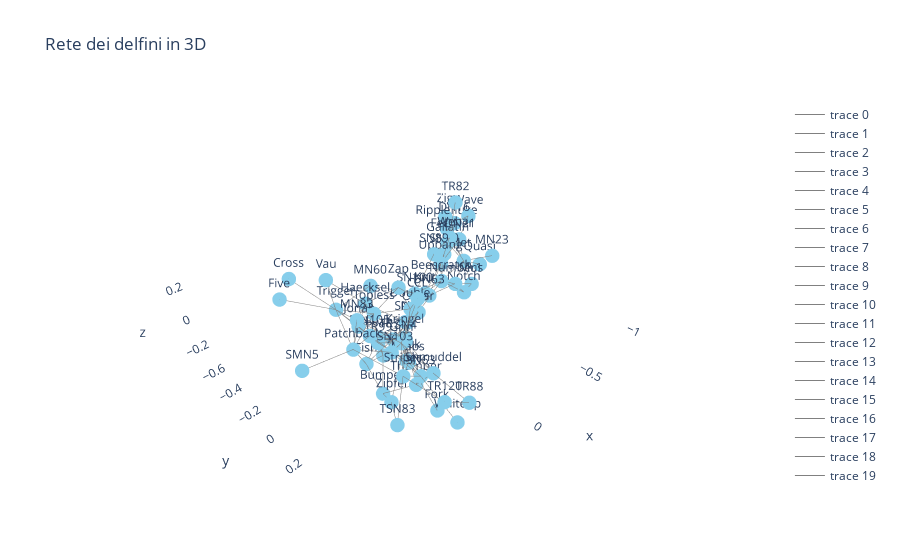

Notebook code for this chart:
### Code cell
# Creare layout 3D per la rete
pos_3d = nx.spring_layout(G, dim=3)

# Traccia degli archi
edge_trace = []
for edge in G.edges():
    x0, y0, z0 = pos_3d[edge[0]]
    x1, y1, z1 = pos_3d[edge[1]]
    edge_trace.append(go.Scatter3d(
        x=[x0, x1, None],
        y=[y0, y1, None],
        z=[z0, z1, None],
        mode='lines',
        line=dict(color='gray', width=1)
    ))

# Traccia dei nodi
node_trace = go.Scatter3d(
    x=[pos_3d[node][0] for node in G.nodes()],
    y=[pos_3d[node][1] for node in G.nodes()],
    z=[pos_3d[node][2] for node in G.nodes()],
    mode='markers+text',
    text=[node for node in G.nodes()],  # Usare l'ID del nodo come etichetta
    marker=dict(size=5, color='skyblue')
)

fig = go.Figure(data=edge_trace + [node_trace])
fig.update_layout(title="Rete dei delfini in 3D",
                  scene=dict(xaxis=dict(showbackground=False),
                             yaxis=dict(showbackground=False),
                             zaxis=dict(showbackground=False)))
fig.show()

### Figure 1 — Plotly figure (JSON) as saved in the notebook; plotly's stock layout.template omitted (floating-point values rounded to 4 significant figures)
{"data": [{"line": {"color": "gray", "width": 1}, "mode": "lines", "type": "scatter3d", "x": [0.2752, 0.3812, null], "y": [0.01291, 0.02872, null], "z": [-0.05175, -0.1549, null]}, {"line": {"color": "gray", "width": 1}, "mode": "lines", "type": "scatter3d", "x": [0.2752, 0.3, null], "y": [0.01291, 0.2172, null], "z": [-0.05175, 0.05554, null]}, {"line": {"color": "gray", "width": 1}, "mode": "lines", "type": "scatter3d", "x": [0.2752, 0.307, null], "y": [0.01291, -0.03228, null], "z": [-0.05175, 0.1606, null]}, {"line": {"color": "gray", "width": 1}, "mode": "lines", "type": "scatter3d", "x": [0.2752, 0.1464, null], "y": [0.01291, 0.07907, null], "z": [-0.05175, 0.01646, null]}, {"line": {"color": "gray", "width": 1}, "mode": "lines", "type": "scatter3d", "x": [0.2752, 0.2525, null], "y": [0.01291, 0.006908, null], "z": [-0.05175, -0.1959, null]}, {"line": {"color": "gray", "width": 1}, "mode": "lines", "type": "scatter3d", "x": [0.2752, 0.1567, null], "y": [0.01291, -0.02017, null], "z": [-0.05175, -0.1584, null]}, {"line": {"color": "gray", "width": 1}, "mode": "lines", "type": "scatter3d", "x": [-0.3484, -0.6635, null], "y": [-0.1361, -0.2295, null], "z": [-0.06913, -0.1007, null]}, {"line": {"color": "gray", "width": 1}, "mode": "lines", "type": "scatter3d", "x": [-0.3484, -0.2588, null], "y": [-0.1361, -0.1877, null], "z": [-0.06913, -0.1412, null]}, {"line": {"color": "gray", "width": 1}, "mode": "lines", "type": "scatter3d", "x": [-0.3484, -0.5165, null], "y": [-0.1361, -0.0909, null], "z": [-0.06913, -0.2158, null]}, {"line": {"color": "gray", "width": 1}, "mode": "lines", "type": "scatter3d", "x": [-0.3484, -0.4725, null], "y": [-0.1361, -0.1315, null], "z": [-0.06913, -0.1481, null]}, {"line": {"color": "gray", "width": 1}, "mode": "lines", "type": "scatter3d", "x": [-0.3484, -0.03237, null], "y": [-0.1361, -0.01237, null], "z": [-0.06913, -0.06936, null]}, {"line": {"color": "gray", "width": 1}, "mode": "lines", "type": "scatter3d", "x": [-0.3484, -0.00989, null], "y": [-0.1361, -0.01535, null], "z": [-0.06913, 0.06941, null]}, {"line": {"color": "gray", "width": 1}, "mode": "lines", "type": "scatter3d", "x": [-0.3484, -0.5544, null], "y": [-0.1361, -0.3082, null], "z": [-0.06913, -0.0362, null]}, {"line": {"color": "gray", "width": 1}, "mode": "lines", "type": "scatter3d", "x": [-0.3484, -0.4659, null], "y": [-0.1361, -0.252, null], "z": [-0.06913, -0.04482, null]}, {"line": {"color": "gray", "width": 1}, "mode": "lines", "type": "scatter3d", "x": [0.3979, 0.3812, null], "y": [0.1717, 0.02872, null], "z": [-0.2525, -0.1549, null]}, {"line": {"color": "gray", "width": 1}, "mode": "lines", "type": "scatter3d", "x": [0.3979, 0.2525, null], "y": [0.1717, 0.006908, null], "z": [-0.2525, -0.1959, null]}, {"line": {"color": "gray", "width": 1}, "mode": "lines", "type": "scatter3d", "x": [0.3979, 0.2877, null], "y": [0.1717, 0.3003, null], "z": [-0.2525, -0.1742, null]}, {"line": {"color": "gray", "width": 1}, "mode": "lines", "type": "scatter3d", "x": [0.3979, 0.4692, null], "y": [0.1717, 0.3251, null], "z": [-0.2525, -0.1336, null]}, {"line": {"color": "gray", "width": 1}, "mode": "lines", "type": "scatter3d", "x": [0.1667, 0.1279, null], "y": [0.194, 0.09803, null], "z": [0.2352, 0.1016, null]}, {"line": {"color": "gray", "width": 1}, "mode": "lines", "type": "scatter3d", "x": [0.1667, 0.3, null], "y": [0.194, 0.2172, null], "z": [0.2352, 0.05554, null]}, {"line": {"color": "gray", "width": 1}, "mode": "lines", "type": "scatter3d", "x": [0.1667, 0.1463, null], "y": [0.194, 0.03446, null], "z": [0.2352, 0.2107, null]}, {"line": {"color": "gray", "width": 1}, "mode": "lines", "type": "scatter3d", "x": [0.563, 0.4565, null], "y": [-0.2636, -0.0634, null], "z": [0.3185, 0.1878, null]}, {"line": {"color": "gray", "width": 1}, "mode": "lines", "type": "scatter3d", "x": [-0.7754, -0.7308, null], "y": [-0.423, -0.396, null], "z": [0.07015, -0.02844, null]}, {"line": {"color": "gray", "width": 1}, "mode": "lines", "type": "scatter3d", "x": [-0.7754, -0.6702, null], "y": [-0.423, -0.3854, null], "z": [0.07015, -0.02958, null]}, {"line": {"color": "gray", "width": 1}, "mode": "lines", "type": "scatter3d", "x": [-0.7754, -0.8948, null], "y": [-0.423, -0.4017, null], "z": [0.07015, 0.09071, null]}, {"line": {"color": "gray", "width": 1}, "mode": "lines", "type": "scatter3d", "x": [-0.7754, -0.6081, null], "y": [-0.423, -0.3131, null], "z": [0.07015, 0.06354, null]}, {"line": {"color": "gray", "width": 1}, "mode": "lines", "type": "scatter3d", "x": [-0.7081, -0.7308, null], "y": [-0.316, -0.396, null], "z": [0.01172, -0.02844, null]}, {"line": {"color": "gray", "width": 1}, "mode": "lines", "type": "scatter3d", "x": [-0.7081, -0.6702, null], "y": [-0.316, -0.3854, null], "z": [0.01172, -0.02958, null]}, {"line": {"color": "gray", "width": 1}, "mode": "lines", "type": "scatter3d", "x": [-0.7081, -0.6635, null], "y": [-0.316, -0.2295, null], "z": [0.01172, -0.1007, null]}, {"line": {"color": "gray", "width": 1}, "mode": "lines", "type": "scatter3d", "x": [-0.7081, -0.4659, null], "y": [-0.316, -0.252, null], "z": [0.01172, -0.04482, null]}, {"line": {"color": "gray", "width": 1}, "mode": "lines", "type": "scatter3d", "x": [-0.7081, -0.8948, null], "y": [-0.316, -0.4017, null], "z": [0.01172, 0.09071, null]}, {"line": {"color": "gray", "width": 1}, "mode": "lines", "type": "scatter3d", "x": [-0.7081, -0.6081, null], "y": [-0.316, -0.3131, null], "z": [0.01172, 0.06354, null]}, {"line": {"color": "gray", "width": 1}, "mode": "lines", "type": "scatter3d", "x": [-0.2031, -0.2588, null], "y": [-0.09724, -0.1877, null], "z": [-0.08451, -0.1412, null]}, {"line": {"color": "gray", "width": 1}, "mode": "lines", "type": "scatter3d", "x": [-0.2031, -0.4725, null], "y": [-0.09724, -0.1315, null], "z": [-0.08451, -0.1481, null]}, {"line": {"color": "gray", "width": 1}, "mode": "lines", "type": "scatter3d", "x": [-0.2031, -0.01947, null], "y": [-0.09724, -0.09068, null], "z": [-0.08451, -0.1798, null]}, {"line": {"color": "gray", "width": 1}, "mode": "lines", "type": "scatter3d", "x": [-0.2031, 0.1464, null], "y": [-0.09724, 0.07907, null], "z": [-0.08451, 0.01646, null]}, {"line": {"color": "gray", "width": 1}, "mode": "lines", "type": "scatter3d", "x": [-0.2031, -0.4659, null], "y": [-0.09724, -0.252, null], "z": [-0.08451, -0.04482, null]}, {"line": {"color": "gray", "width": 1}, "mode": "lines", "type": "scatter3d", "x": [0.1279, 0.1866, null], "y": [0.09803, 0.1148, null], "z": [0.1016, -0.0437, null]}, {"line": {"color": "gray", "width": 1}, "mode": "lines", "type": "scatter3d", "x": [0.1279, -0.03237, null], "y": [0.09803, -0.01237, null], "z": [0.1016, -0.06936, null]}, {"line": {"color": "gray", "width": 1}, "mode": "lines", "type": "scatter3d", "x": [0.1279, 0.2574, null], "y": [0.09803, 0.2019, null], "z": [0.1016, 0.03288, null]}, {"line": {"color": "gray", "width": 1}, "mode": "lines", "type": "scatter3d", "x": [0.1279, 0.3207, null], "y": [0.09803, 0.04867, null], "z": [0.1016, 0.1501, null]}, {"line": {"color": "gray", "width": 1}, "mode": "lines", "type": "scatter3d", "x": [0.1279, 0.1463, null], "y": [0.09803, 0.03446, null], "z": [0.1016, 0.2107, null]}, {"line": {"color": "gray", "width": 1}, "mode": "lines", "type": "scatter3d", "x": [-0.7308, -0.6702, null], "y": [-0.396, -0.3854, null], "z": [-0.02844, -0.02958, null]}, {"line": {"color": "gray", "width": 1}, "mode": "lines", "type": "scatter3d", "x": [-0.7308, -0.6635, null], "y": [-0.396, -0.2295, null], "z": [-0.02844, -0.1007, null]}, {"line": {"color": "gray", "width": 1}, "mode": "lines", "type": "scatter3d", "x": [-0.7308, -0.8482, null], "y": [-0.396, -0.5581, null], "z": [-0.02844, -0.0509, null]}, {"line": {"color": "gray", "width": 1}, "mode": "lines", "type": "scatter3d", "x": [-0.7308, -0.5544, null], "y": [-0.396, -0.3082, null], "z": [-0.02844, -0.0362, null]}, {"line": {"color": "gray", "width": 1}, "mode": "lines", "type": "scatter3d", "x": [-0.7308, -0.6081, null], "y": [-0.396, -0.3131, null], "z": [-0.02844, 0.06354, null]}, {"line": {"color": "gray", "width": 1}, "mode": "lines", "type": "scatter3d", "x": [0.3812, 0.4992, null], "y": [0.02872, 0.1089, null], "z": [-0.1549, 0.07363, null]}, {"line": {"color": "gray", "width": 1}, "mode": "lines", "type": "scatter3d", "x": [0.3812, 0.2525, null], "y": [0.02872, 0.006908, null], "z": [-0.1549, -0.1959, null]}, {"line": {"color": "gray", "width": 1}, "mode": "lines", "type": "scatter3d", "x": [0.3812, 0.1567, null], "y": [0.02872, -0.02017, null], "z": [-0.1549, -0.1584, null]}, {"line": {"color": "gray", "width": 1}, "mode": "lines", "type": "scatter3d", "x": [0.6483, 0.4565, null], "y": [-0.2194, -0.0634, null], "z": [0.2665, 0.1878, null]}, {"line": {"color": "gray", "width": 1}, "mode": "lines", "type": "scatter3d", "x": [0.2913, 0.3077, null], "y": [0.4509, 0.2745, null], "z": [-0.2348, -0.02652, null]}, {"line": {"color": "gray", "width": 1}, "mode": "lines", "type": "scatter3d", "x": [-0.6702, -0.6635, null], "y": [-0.3854, -0.2295, null], "z": [-0.02958, -0.1007, null]}, {"line": {"color": "gray", "width": 1}, "mode": "lines", "type": "scatter3d", "x": [-0.6702, -0.8482, null], "y": [-0.3854, -0.5581, null], "z": [-0.02958, -0.0509, null]}, {"line": {"color": "gray", "width": 1}, "mode": "lines", "type": "scatter3d", "x": [-0.6702, -0.5544, null], "y": [-0.3854, -0.3082, null], "z": [-0.02958, -0.0362, null]}, {"line": {"color": "gray", "width": 1}, "mode": "lines", "type": "scatter3d", "x": [-0.6702, -0.4659, null], "y": [-0.3854, -0.252, null], "z": [-0.02958, -0.04482, null]}, {"line": {"color": "gray", "width": 1}, "mode": "lines", "type": "scatter3d", "x": [-0.6702, -0.6081, null], "y": [-0.3854, -0.3131, null], "z": [-0.02958, 0.06354, null]}, {"line": {"color": "gray", "width": 1}, "mode": "lines", "type": "scatter3d", "x": [0.3, 0.2774, null], "y": [0.2172, 0.2221, null], "z": [0.05554, -0.06837, null]}, {"line": {"color": "gray", "width": 1}, "mode": "lines", "type": "scatter3d", "x": [0.3, 0.4321, null], "y": [0.2172, 0.06497, null], "z": [0.05554, 0.1835, null]}, {"line": {"color": "gray", "width": 1}, "mode": "lines", "type": "scatter3d", "x": [0.3, 0.3077, null], "y": [0.2172, 0.2745, null], "z": [0.05554, -0.02652, null]}, {"line": {"color": "gray", "width": 1}, "mode": "lines", "type": "scatter3d", "x": [0.3, 0.2905, null], "y": [0.2172, 0.421, null], "z": [0.05554, -0.005014, null]}, {"line": {"color": "gray", "width": 1}, "mode": "lines", "type": "scatter3d", "x": [0.3, 0.2574, null], "y": [0.2172, 0.2019, null], "z": [0.05554, 0.03288, null]}, {"line": {"color": "gray", "width": 1}, "mode": "lines", "type": "scatter3d", "x": [0.3, 0.2995, null], "y": [0.2172, 0.3468, null], "z": [0.05554, -0.07162, null]}, {"line": {"color": "gray", "width": 1}, "mode": "lines", "type": "scatter3d", "x": [0.3, 0.1464, null], "y": [0.2172, 0.07907, null], "z": [0.05554, 0.01646, null]}, {"line": {"color": "gray", "width": 1}, "mode": "lines", "type": "scatter3d", "x": [0.3, 0.4237, null], "y": [0.2172, 0.3641, null], "z": [0.05554, 0.0309, null]}, {"line": {"color": "gray", "width": 1}, "mode": "lines", "type": "scatter3d", "x": [0.3, 0.3378, null], "y": [0.2172, 0.08558, null], "z": [0.05554, -0.002434, null]}, {"line": {"color": "gray", "width": 1}, "mode": "lines", "type": "scatter3d", "x": [0.3, 0.3676, null], "y": [0.2172, 0.2235, null], "z": [0.05554, 0.04449, null]}, {"line": {"color": "gray", "width": 1}, "mode": "lines", "type": "scatter3d", "x": [0.307, 0.3976, null], "y": [-0.03228, 0.02045, null], "z": [0.1606, 0.09972, null]}, {"line": {"color": "gray", "width": 1}, "mode": "lines", "type": "scatter3d", "x": [0.307, 0.4321, null], "y": [-0.03228, 0.06497, null], "z": [0.1606, 0.1835, null]}, {"line": {"color": "gray", "width": 1}, "mode": "lines", "type": "scatter3d", "x": [0.307, 0.1464, null], "y": [-0.03228, 0.07907, null], "z": [0.1606, 0.01646, null]}, {"line": {"color": "gray", "width": 1}, "mode": "lines", "type": "scatter3d", "x": [0.307, 0.3207, null], "y": [-0.03228, 0.04867, null], "z": [0.1606, 0.1501, null]}, {"line": {"color": "gray", "width": 1}, "mode": "lines", "type": "scatter3d", "x": [0.307, 0.4387, null], "y": [-0.03228, -0.1457, null], "z": [0.1606, 0.3092, null]}, {"line": {"color": "gray", "width": 1}, "mode": "lines", "type": "scatter3d", "x": [0.307, 0.1463, null], "y": [-0.03228, 0.03446, null], "z": [0.1606, 0.2107, null]}, {"line": {"color": "gray", "width": 1}, "mode": "lines", "type": "scatter3d", "x": [0.2774, 0.1866, null], "y": [0.2221, 0.1148, null], "z": [-0.06837, -0.0437, null]}, {"line": {"color": "gray", "width": 1}, "mode": "lines", "type": "scatter3d", "x": [0.2774, 0.3077, null], "y": [0.2221, 0.2745, null], "z": [-0.06837, -0.02652, null]}, {"line": {"color": "gray", "width": 1}, "mode": "lines", "type": "scatter3d", "x": [0.2774, 0.2574, null], "y": [0.2221, 0.2019, null], "z": [-0.06837, 0.03288, null]}, {"line": {"color": "gray", "width": 1}, "mode": "lines", "type": "scatter3d", "x": [0.2774, 0.2995, null], "y": [0.2221, 0.3468, null], "z": [-0.06837, -0.07162, null]}, {"line": {"color": "gray", "width": 1}, "mode": "lines", "type": "scatter3d", "x": [0.2774, 0.3378, null], "y": [0.2221, 0.08558, null], "z": [-0.06837, -0.002434, null]}, {"line": {"color": "gray", "width": 1}, "mode": "lines", "type": "scatter3d", "x": [-0.6635, -0.8944, null], "y": [-0.2295, -0.1669, null], "z": [-0.1007, -0.1326, null]}, {"line": {"color": "gray", "width": 1}, "mode": "lines", "type": "scatter3d", "x": [-0.6635, -0.6362, null], "y": [-0.2295, -0.1275, null], "z": [-0.1007, -0.2257, null]}, {"line": {"color": "gray", "width": 1}, "mode": "lines", "type": "scatter3d", "x": [-0.6635, -0.4725, null], "y": [-0.2295, -0.1315, null], "z": [-0.1007, -0.1481, null]}, {"line": {"color": "gray", "width": 1}, "mode": "lines", "type": "scatter3d", "x": [-0.6635, -0.8685, null], "y": [-0.2295, -0.2501, null], "z": [-0.1007, -0.2276, null]}, {"line": {"color": "gray", "width": 1}, "mode": "lines", "type": "scatter3d", "x": [-0.6635, -0.6081, null], "y": [-0.2295, -0.3131, null], "z": [-0.1007, 0.06354, null]}, {"line": {"color": "gray", "width": 1}, "mode": "lines", "type": "scatter3d", "x": [0.3976, 0.1866, null], "y": [0.02045, 0.1148, null], "z": [0.09972, -0.0437, null]}, {"line": {"color": "gray", "width": 1}, "mode": "lines", "type": "scatter3d", "x": [0.3976, 0.4126, null], "y": [0.02045, 0.1271, null], "z": [0.09972, 0.1143, null]}, {"line": {"color": "gray", "width": 1}, "mode": "lines", "type": "scatter3d", "x": [0.3976, 0.4321, null], "y": [0.02045, 0.06497, null], "z": [0.09972, 0.1835, null]}, {"line": {"color": "gray", "width": 1}, "mode": "lines", "type": "scatter3d", "x": [0.3976, 0.4992, null], "y": [0.02045, 0.1089, null], "z": [0.09972, 0.07363, null]}, {"line": {"color": "gray", "width": 1}, "mode": "lines", "type": "scatter3d", "x": [0.3976, 0.3207, null], "y": [0.02045, 0.04867, null], "z": [0.09972, 0.1501, null]}, {"line": {"color": "gray", "width": 1}, "mode": "lines", "type": "scatter3d", "x": [0.3976, 0.4565, null], "y": [0.02045, -0.0634, null], "z": [0.09972, 0.1878, null]}, {"line": {"color": "gray", "width": 1}, "mode": "lines", "type": "scatter3d", "x": [-0.2588, -0.01947, null], "y": [-0.1877, -0.09068, null], "z": [-0.1412, -0.1798, null]}, {"line": {"color": "gray", "width": 1}, "mode": "lines", "type": "scatter3d", "x": [-0.2588, -0.4659, null], "y": [-0.1877, -0.252, null], "z": [-0.1412, -0.04482, null]}, {"line": {"color": "gray", "width": 1}, "mode": "lines", "type": "scatter3d", "x": [0.1866, -0.03237, null], "y": [0.1148, -0.01237, null], "z": [-0.0437, -0.06936, null]}, {"line": {"color": "gray", "width": 1}, "mode": "lines", "type": "scatter3d", "x": [0.1866, -0.00989, null], "y": [0.1148, -0.01535, null], "z": [-0.0437, 0.06941, null]}, {"line": {"color": "gray", "width": 1}, "mode": "lines", "type": "scatter3d", "x": [0.1866, 0.2995, null], "y": [0.1148, 0.3468, null], "z": [-0.0437, -0.07162, null]}, {"line": {"color": "gray", "width": 1}, "mode": "lines", "type": "scatter3d", "x": [0.1866, 0.2877, null], "y": [0.1148, 0.3003, null], "z": [-0.0437, -0.1742, null]}, {"line": {"color": "gray", "width": 1}, "mode": "lines", "type": "scatter3d", "x": [0.1866, 0.1567, null], "y": [0.1148, -0.02017, null], "z": [-0.0437, -0.1584, null]}, {"line": {"color": "gray", "width": 1}, "mode": "lines", "type": "scatter3d", "x": [0.1866, 0.3378, null], "y": [0.1148, 0.08558, null], "z": [-0.0437, -0.002434, null]}, {"line": {"color": "gray", "width": 1}, "mode": "lines", "type": "scatter3d", "x": [0.4126, 0.4992, null], "y": [0.1271, 0.1089, null], "z": [0.1143, 0.07363, null]}, {"line": {"color": "gray", "width": 1}, "mode": "lines", "type": "scatter3d", "x": [0.4126, 0.3077, null], "y": [0.1271, 0.2745, null], "z": [0.1143, -0.02652, null]}, {"line": {"color": "gray", "width": 1}, "mode": "lines", "type": "scatter3d", "x": [0.4126, 0.2574, null], "y": [0.1271, 0.2019, null], "z": [0.1143, 0.03288, null]}, {"line": {"color": "gray", "width": 1}, "mode": "lines", "type": "scatter3d", "x": [0.4126, 0.3207, null], "y": [0.1271, 0.04867, null], "z": [0.1143, 0.1501, null]}, {"line": {"color": "gray", "width": 1}, "mode": "lines", "type": "scatter3d", "x": [0.4126, 0.4565, null], "y": [0.1271, -0.0634, null], "z": [0.1143, 0.1878, null]}, {"line": {"color": "gray", "width": 1}, "mode": "lines", "type": "scatter3d", "x": [0.2221, -0.00989, null], "y": [-0.09396, -0.01535, null], "z": [0.1956, 0.06941, null]}, {"line": {"color": "gray", "width": 1}, "mode": "lines", "type": "scatter3d", "x": [0.2221, 0.3207, null], "y": [-0.09396, 0.04867, null], "z": [0.1956, 0.1501, null]}, {"line": {"color": "gray", "width": 1}, "mode": "lines", "type": "scatter3d", "x": [0.2221, 0.4565, null], "y": [-0.09396, -0.0634, null], "z": [0.1956, 0.1878, null]}, {"line": {"color": "gray", "width": 1}, "mode": "lines", "type": "scatter3d", "x": [0.4321, 0.4992, null], "y": [0.06497, 0.1089, null], "z": [0.1835, 0.07363, null]}, {"line": {"color": "gray", "width": 1}, "mode": "lines", "type": "scatter3d", "x": [0.4321, 0.3207, null], "y": [0.06497, 0.04867, null], "z": [0.1835, 0.1501, null]}, {"line": {"color": "gray", "width": 1}, "mode": "lines", "type": "scatter3d", "x": [0.4321, 0.4565, null], "y": [0.06497, -0.0634, null], "z": [0.1835, 0.1878, null]}, {"line": {"color": "gray", "width": 1}, "mode": "lines", "type": "scatter3d", "x": [-0.6362, -0.5165, null], "y": [-0.1275, -0.0909, null], "z": [-0.2257, -0.2158, null]}, {"line": {"color": "gray", "width": 1}, "mode": "lines", "type": "scatter3d", "x": [-0.6362, -0.4725, null], "y": [-0.1275, -0.1315, null], "z": [-0.2257, -0.1481, null]}, {"line": {"color": "gray", "width": 1}, "mode": "lines", "type": "scatter3d", "x": [-0.5165, -0.4725, null], "y": [-0.0909, -0.1315, null], "z": [-0.2158, -0.1481, null]}, {"line": {"color": "gray", "width": 1}, "mode": "lines", "type": "scatter3d", "x": [-0.03237, -0.01947, null], "y": [-0.01237, -0.09068, null], "z": [-0.06936, -0.1798, null]}, {"line": {"color": "gray", "width": 1}, "mode": "lines", "type": "scatter3d", "x": [-0.03237, 0.1567, null], "y": [-0.01237, -0.02017, null], "z": [-0.06936, -0.1584, null]}, {"line": {"color": "gray", "width": 1}, "mode": "lines", "type": "scatter3d", "x": [0.4992, 0.7593, null], "y": [0.1089, 0.1019, null], "z": [0.07363, 0.1175, null]}, {"line": {"color": "gray", "width": 1}, "mode": "lines", "type": "scatter3d", "x": [0.4992, 0.4237, null], "y": [0.1089, 0.3641, null], "z": [0.07363, 0.0309, null]}, {"line": {"color": "gray", "width": 1}, "mode": "lines", "type": "scatter3d", "x": [0.4992, 0.3207, null], "y": [0.1089, 0.04867, null], "z": [0.07363, 0.1501, null]}, {"line": {"color": "gray", "width": 1}, "mode": "lines", "type": "scatter3d", "x": [0.4992, 0.4565, null], "y": [0.1089, -0.0634, null], "z": [0.07363, 0.1878, null]}, {"line": {"color": "gray", "width": 1}, "mode": "lines", "type": "scatter3d", "x": [0.4992, 0.3676, null], "y": [0.1089, 0.2235, null], "z": [0.07363, 0.04449, null]}, {"line": {"color": "gray", "width": 1}, "mode": "lines", "type": "scatter3d", "x": [-0.01947, 0.2525, null], "y": [-0.09068, 0.006908, null], "z": [-0.1798, -0.1959, null]}, {"line": {"color": "gray", "width": 1}, "mode": "lines", "type": "scatter3d", "x": [-0.01947, 0.1567, null], "y": [-0.09068, -0.02017, null], "z": [-0.1798, -0.1584, null]}, {"line": {"color": "gray", "width": 1}, "mode": "lines", "type": "scatter3d", "x": [-0.8482, -1, null], "y": [-0.5581, -0.717, null], "z": [-0.0509, -0.06425, null]}, {"line": {"color": "gray", "width": 1}, "mode": "lines", "type": "scatter3d", "x": [0.3077, 0.2905, null], "y": [0.2745, 0.421, null], "z": [-0.02652, -0.005014, null]}, {"line": {"color": "gray", "width": 1}, "mode": "lines", "type": "scatter3d", "x": [0.3077, 0.2574, null], "y": [0.2745, 0.2019, null], "z": [-0.02652, 0.03288, null]}, {"line": {"color": "gray", "width": 1}, "mode": "lines", "type": "scatter3d", "x": [0.3077, 0.2995, null], "y": [0.2745, 0.3468, null], "z": [-0.02652, -0.07162, null]}, {"line": {"color": "gray", "width": 1}, "mode": "lines", "type": "scatter3d", "x": [0.3077, 0.1464, null], "y": [0.2745, 0.07907, null], "z": [-0.02652, 0.01646, null]}, {"line": {"color": "gray", "width": 1}, "mode": "lines", "type": "scatter3d", "x": [0.3077, 0.4237, null], "y": [0.2745, 0.3641, null], "z": [-0.02652, 0.0309, null]}, {"line": {"color": "gray", "width": 1}, "mode": "lines", "type": "scatter3d", "x": [0.3077, 0.3378, null], "y": [0.2745, 0.08558, null], "z": [-0.02652, -0.002434, null]}, {"line": {"color": "gray", "width": 1}, "mode": "lines", "type": "scatter3d", "x": [0.2905, 0.2574, null], "y": [0.421, 0.2019, null], "z": [-0.005014, 0.03288, null]}, {"line": {"color": "gray", "width": 1}, "mode": "lines", "type": "scatter3d", "x": [0.2905, 0.2877, null], "y": [0.421, 0.3003, null], "z": [-0.005014, -0.1742, null]}, {"line": {"color": "gray", "width": 1}, "mode": "lines", "type": "scatter3d", "x": [0.2905, 0.3315, null], "y": [0.421, 0.6702, null], "z": [-0.005014, 0.03215, null]}, {"line": {"color": "gray", "width": 1}, "mode": "lines", "type": "scatter3d", "x": [-0.00989, 0.2574, null], "y": [-0.01535, 0.2019, null], "z": [0.06941, 0.03288, null]}, {"line": {"color": "gray", "width": 1}, "mode": "lines", "type": "scatter3d", "x": [-0.00989, -0.3228, null], "y": [-0.01535, -0.1761, null], "z": [0.06941, 0.1163, null]}, {"line": {"color": "gray", "width": 1}, "mode": "lines", "type": "scatter3d", "x": [-0.00989, 0.1464, null], "y": [-0.01535, 0.07907, null], "z": [0.06941, 0.01646, null]}, {"line": {"color": "gray", "width": 1}, "mode": "lines", "type": "scatter3d", "x": [-0.00989, 0.1463, null], "y": [-0.01535, 0.03446, null], "z": [0.06941, 0.2107, null]}, {"line": {"color": "gray", "width": 1}, "mode": "lines", "type": "scatter3d", "x": [0.2574, 0.1464, null], "y": [0.2019, 0.07907, null], "z": [0.03288, 0.01646, null]}, {"line": {"color": "gray", "width": 1}, "mode": "lines", "type": "scatter3d", "x": [0.2574, 0.4237, null], "y": [0.2019, 0.3641, null], "z": [0.03288, 0.0309, null]}, {"line": {"color": "gray", "width": 1}, "mode": "lines", "type": "scatter3d", "x": [0.2574, 0.3207, null], "y": [0.2019, 0.04867, null], "z": [0.03288, 0.1501, null]}, {"line": {"color": "gray", "width": 1}, "mode": "lines", "type": "scatter3d", "x": [0.2574, 0.4692, null], "y": [0.2019, 0.3251, null], "z": [0.03288, -0.1336, null]}, {"line": {"color": "gray", "width": 1}, "mode": "lines", "type": "scatter3d", "x": [0.2995, 0.4237, null], "y": [0.3468, 0.3641, null], "z": [-0.07162, 0.0309, null]}, {"line": {"color": "gray", "width": 1}, "mode": "lines", "type": "scatter3d", "x": [0.2995, 0.2877, null], "y": [0.3468, 0.3003, null], "z": [-0.07162, -0.1742, null]}, {"line": {"color": "gray", "width": 1}, "mode": "lines", "type": "scatter3d", "x": [0.2995, 0.3676, null], "y": [0.3468, 0.2235, null], "z": [-0.07162, 0.04449, null]}, {"line": {"color": "gray", "width": 1}, "mode": "lines", "type": "scatter3d", "x": [0.2995, 0.3023, null], "y": [0.3468, 0.5886, null], "z": [-0.07162, -0.192, null]}, {"line": {"color": "gray", "width": 1}, "mode": "lines", "type": "scatter3d", "x": [-0.3228, -0.6081, null], "y": [-0.1761, -0.3131, null], "z": [0.1163, 0.06354, null]}, {"line": {"color": "gray", "width": 1}, "mode": "lines", "type": "scatter3d", "x": [0.1464, 0.3676, null], "y": [0.07907, 0.2235, null], "z": [0.01646, 0.04449, null]}, {"line": {"color": "gray", "width": 1}, "mode": "lines", "type": "scatter3d", "x": [-0.5544, -0.4659, null], "y": [-0.3082, -0.252, null], "z": [-0.0362, -0.04482, null]}, {"line": {"color": "gray", "width": 1}, "mode": "lines", "type": "scatter3d", "x": [-0.5544, -0.6081, null], "y": [-0.3082, -0.3131, null], "z": [-0.0362, 0.06354, null]}, {"line": {"color": "gray", "width": 1}, "mode": "lines", "type": "scatter3d", "x": [0.2525, 0.1567, null], "y": [0.006908, -0.02017, null], "z": [-0.1959, -0.1584, null]}, {"line": {"color": "gray", "width": 1}, "mode": "lines", "type": "scatter3d", "x": [0.2525, 0.3378, null], "y": [0.006908, 0.08558, null], "z": [-0.1959, -0.002434, null]}, {"line": {"color": "gray", "width": 1}, "mode": "lines", "type": "scatter3d", "x": [0.4237, 0.431, null], "y": [0.3641, 0.6215, null], "z": [0.0309, 0.07671, null]}, {"line": {"color": "gray", "width": 1}, "mode": "lines", "type": "scatter3d", "x": [0.4237, 0.5678, null], "y": [0.3641, 0.4804, null], "z": [0.0309, -0.07023, null]}, {"line": {"color": "gray", "width": 1}, "mode": "lines", "type": "scatter3d", "x": [0.3207, 0.3378, null], "y": [0.04867, 0.08558, null], "z": [0.1501, -0.002434, null]}, {"line": {"color": "gray", "width": 1}, "mode": "lines", "type": "scatter3d", "x": [0.3207, 0.4565, null], "y": [0.04867, -0.0634, null], "z": [0.1501, 0.1878, null]}, {"line": {"color": "gray", "width": 1}, "mode": "lines", "type": "scatter3d", "x": [0.3207, 0.1463, null], "y": [0.04867, 0.03446, null], "z": [0.1501, 0.2107, null]}, {"line": {"color": "gray", "width": 1}, "mode": "lines", "type": "scatter3d", "x": [0.431, 0.3315, null], "y": [0.6215, 0.6702, null], "z": [0.07671, 0.03215, null]}, {"line": {"color": "gray", "width": 1}, "mode": "lines", "type": "scatter3d", "x": [-0.7347, -0.6081, null], "y": [-0.3853, -0.3131, null], "z": [0.2492, 0.06354, null]}, {"line": {"color": "gray", "width": 1}, "mode": "lines", "type": "scatter3d", "x": [0.3378, 0.4565, null], "y": [0.08558, -0.0634, null], "z": [-0.002434, 0.1878, null]}, {"line": {"color": "gray", "width": 1}, "mode": "lines", "type": "scatter3d", "x": [0.4565, 0.4387, null], "y": [-0.0634, -0.1457, null], "z": [0.1878, 0.3092, null]}, {"line": {"color": "gray", "width": 1}, "mode": "lines", "type": "scatter3d", "x": [0.5678, 0.4692, null], "y": [0.4804, 0.3251, null], "z": [-0.07023, -0.1336, null]}, {"line": {"color": "gray", "width": 1}, "mode": "lines", "type": "scatter3d", "x": [-0.4659, -0.6081, null], "y": [-0.252, -0.3131, null], "z": [-0.04482, 0.06354, null]}, {"marker": {"color": "skyblue", "size": 5}, "mode": "markers+text", "text": ["Beak", "Beescratch", "Bumper", "CCL", "Cross", "DN16", "DN21", "DN63", "Double", "Feather", "Fish", "Five", "Fork", "Gallatin", "Grin", "Haecksel", "Hook", "Jet", "Jonah", "Knit", "Kringel", "MN105", "MN23", "MN60", "MN83", "Mus", "Notch", "Number1", "Oscar", "Patchback", "PL", "Quasi", "Ripplefluke", "Scabs", "Shmuddel", "SMN5", "SN100", "SN4", "SN63", "SN89", "SN9", "SN90", "SN96", "Stripes", "Thumper", "Topless", "TR120", "TR77", "TR82", "TR88", "TR99", "Trigger", "TSN103", "TSN83", "Upbang", "Vau", "Wave", "Web", "Whitetip", "Zap", "Zig", "Zipfel"], "type": "scatter3d", "x": [0.2752, -0.3484, 0.3979, 0.1667, 0.563, -0.7754, -0.7081, -0.2031, 0.1279, -0.7308, 0.3812, 0.6483, 0.2913, -0.6702, 0.3, 0.307, 0.2774, -0.6635, 0.3976, -0.2588, 0.1866, 0.4126, -0.8944, 0.2221, 0.4321, -0.6362, -0.5165, -0.4725, -0.03237, 0.4992, -0.01947, -0.8685, -0.8482, 0.3077, 0.2905, 0.7593, -0.00989, 0.2574, 0.2995, -0.3228, 0.1464, -0.5544, 0.2525, 0.4237, 0.2877, 0.3207, 0.431, 0.1567, -0.7347, 0.3315, 0.3378, 0.4565, 0.3676, 0.5678, -0.4659, 0.4387, -0.8948, -0.6081, 0.3023, 0.1463, -1, 0.4692], "y": [0.01291, -0.1361, 0.1717, 0.194, -0.2636, -0.423, -0.316, -0.09724, 0.09803, -0.396, 0.02872, -0.2194, 0.4509, -0.3854, 0.2172, -0.03228, 0.2221, -0.2295, 0.02045, -0.1877, 0.1148, 0.1271, -0.1669, -0.09396, 0.06497, -0.1275, -0.0909, -0.1315, -0.01237, 0.1089, -0.09068, -0.2501, -0.5581, 0.2745, 0.421, 0.1019, -0.01535, 0.2019, 0.3468, -0.1761, 0.07907, -0.3082, 0.006908, 0.3641, 0.3003, 0.04867, 0.6215, -0.02017, -0.3853, 0.6702, 0.08558, -0.0634, 0.2235, 0.4804, -0.252, -0.1457, -0.4017, -0.3131, 0.5886, 0.03446, -0.717, 0.3251], "z": [-0.05175, -0.06913, -0.2525, 0.2352, 0.3185, 0.07015, 0.01172, -0.08451, 0.1016, -0.02844, -0.1549, 0.2665, -0.2348, -0.02958, 0.05554, 0.1606, -0.06837, -0.1007, 0.09972, -0.1412, -0.0437, 0.1143, -0.1326, 0.1956, 0.1835, -0.2257, -0.2158, -0.1481, -0.06936, 0.07363, -0.1798, -0.2276, -0.0509, -0.02652, -0.005014, 0.1175, 0.06941, 0.03288, -0.07162, 0.1163, 0.01646, -0.0362, -0.1959, 0.0309, -0.1742, 0.1501, 0.07671, -0.1584, 0.2492, 0.03215, -0.002434, 0.1878, 0.04449, -0.07023, -0.04482, 0.3092, 0.09071, 0.06354, -0.192, 0.2107, -0.06425, -0.1336]}], "layout": {"scene": {"xaxis": {"showbackground": false}, "yaxis": {"showbackground": false}, "zaxis": {"showbackground": false}}, "title": {"text": "Rete dei delfini in 3D"}}}
